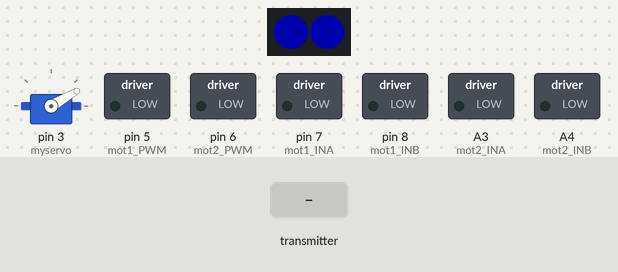
A sketch run on a simulated Arduino Uno, built with avr-gcc and run on an emulated ATmega328P. On the bench: 2 RGB LEDs in strip order, left to right, servo, switched loads named in the sketch (green lamp = pin HIGH). The test bench sets the inputs (shaded band). Dim RGB values are drawn brighter than linear; no radio packets arrive unless stated; what the sketch prints to the serial monitor is not drawn.

Above: at 1.5 s.
At 2.8 s:
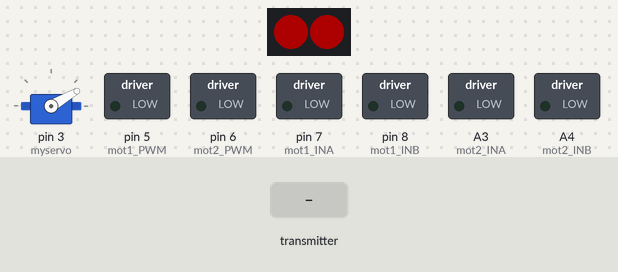
2.9 s: the transmitter starts sending data.0 = 0
At 6.32 s:
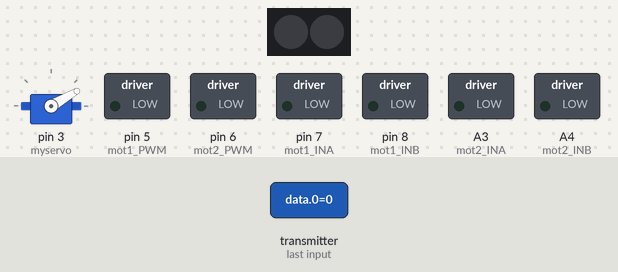
Timing chart, 0 to 9.4 s (numbered marks = the images above; inputs shaded):
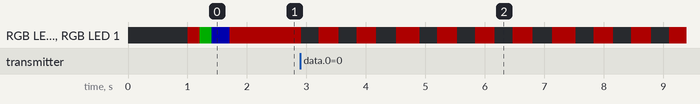

The sketch:

robot.ino
```cpp
#include <SPI.h>
#include <Wire.h>
#include "RF24.h"
#include <Servo.h>
#include <Adafruit_NeoPixel.h>

#define NEO_PIN 2         // On Trinket or Gemma, suggest changing this to 1
#define NEO_NUMPIXELS 2   // Popular NeoPixel ring size
#define NEO_BRIGHTNESS 50 // Adjust brightness to save power
#define RETRY_LIMIT 15
#define DATA_SIZE 12
#define MOTOR_STOP 0

Adafruit_NeoPixel pixels(NEO_NUMPIXELS, NEO_PIN, NEO_GRB + NEO_KHZ800);
uint32_t colors[] = {pixels.Color(255, 0, 0), pixels.Color(0, 255, 0), pixels.Color(0, 0, 255)};

RF24 ReceiveRadio(9, 10);
Servo myservo;

int retries = 0;
int data[DATA_SIZE];

const int mot1_INA = 7;
const int mot1_INB = 8;
const int mot1_PWM = 5;
const int mot2_INA = A3;
const int mot2_INB = A4;
const int mot2_PWM = 6;

const int leftstick_buffer = 100;
const int leftstick_center = 1500;
const int rightstick_buffer = 100;
const int rightstick_center = 1500;

int armed = 0;

void setup()
{
    pixels.begin();
    pixels.setBrightness(NEO_BRIGHTNESS);
    Serial.begin(115200);

    setupRadio();
    setupMotors();
    setupServo();
    animatePixels();
}

void setupRadio()
{
    ReceiveRadio.begin();
    ReceiveRadio.setAddressWidth(5);
    ReceiveRadio.openReadingPipe(1, 0xF0F0F0F066LL);
    ReceiveRadio.setChannel(115);
    ReceiveRadio.setPALevel(RF24_PA_MAX);
    ReceiveRadio.setDataRate(RF24_250KBPS);
    ReceiveRadio.startListening();
}

void setupMotors()
{
    pinMode(mot1_INA, OUTPUT);
    pinMode(mot1_INB, OUTPUT);
    pinMode(mot1_PWM, OUTPUT);
    pinMode(mot2_INA, OUTPUT);
    pinMode(mot2_INB, OUTPUT);
    pinMode(mot2_PWM, OUTPUT);
}

void setupServo()
{
    myservo.attach(3);
    myservo.write(30);
    delay(1000);
}

void animatePixels()
{
    for (int i = 0; i < 3; i++)
    {
        pixels.setPixelColor(0, colors[i]);
        pixels.setPixelColor(1, colors[i]);
        pixels.show();
        delay(200);
    }
    pixels.clear();
    pixels.show();
}

void loop()
{
    if (ReceiveRadio.available())
    {
        retries = 0;
        ReceiveRadio.read(data, sizeof(data));
        processReceivedData();
    }
    else
    {
        handleRetries();
    }
}

void processReceivedData()
{
    printData();

    armed = (data[4] > 1500) ? 1 : 0;
    if (armed)
    {
        handleArmedState();
    }
    else
    {
        disarm();
    }
}

void printData()
{
    for (int i = 0; i < DATA_SIZE; i++)
    {
        Serial.print(data[i]);
        Serial.print(i < DATA_SIZE - 1 ? "  " : "\n");
    }
}

void handleArmedState()
{
    pixels.setPixelColor(0, pixels.Color(0, 255, 0));
    pixels.setPixelColor(1, pixels.Color(0, 255, 0));
    pixels.show();

    if (data[7] > 1500)
    {
        pixels.setPixelColor(0, pixels.Color(255, 255, 0));
        pixels.setPixelColor(1, pixels.Color(255, 255, 0));
        pixels.show();
        myservo.write(map(data[11], 1500, 2000, 30, 160));
    }
    else
    {
        myservo.write(30);
    }

    handleMotors();
}

void handleMotors()
{
    handleLeftStick();
    handleRightStick();
}

void handleLeftStick()
{
    if (data[2] > leftstick_center + leftstick_buffer)
    {
        moveMotor(mot1_INA, mot1_INB, mot1_PWM, map(data[2], leftstick_center + leftstick_buffer, 2000, 0, 255), "forward");
    }
    else if (data[2] < leftstick_center - leftstick_buffer)
    {
        moveMotor(mot1_INA, mot1_INB, mot1_PWM, map(data[2], leftstick_center - leftstick_buffer, 1000, 0, 255), "backward");
    }
    else
    {
        stopMotor(mot1_INA, mot1_INB, mot1_PWM);
    }
}

void handleRightStick()
{
    if (data[1] > rightstick_center + rightstick_buffer)
    {
        moveMotor(mot2_INA, mot2_INB, mot2_PWM, map(data[1], rightstick_center + rightstick_buffer, 2000, 0, 255), "backward");
    }
    else if (data[1] < rightstick_center - rightstick_buffer)
    {
        moveMotor(mot2_INA, mot2_INB, mot2_PWM, map(data[1], rightstick_center - rightstick_buffer, 1000, 0, 255), "forward");
    }
    else
    {
        stopMotor(mot2_INA, mot2_INB, mot2_PWM);
    }
}

void moveMotor(int INA, int INB, int PWM, int pwmValue, const char *direction)
{
    if (strcmp(direction, "forward") == 0)
    {
        digitalWrite(INA, HIGH);
        digitalWrite(INB, LOW);
    }
    else if (strcmp(direction, "backward") == 0)
    {
        digitalWrite(INA, LOW);
        digitalWrite(INB, HIGH);
    }
    else
    {
        // Stop the motor if the direction is not recognized
        digitalWrite(INA, LOW);
        digitalWrite(INB, LOW);
    }

    analogWrite(PWM, pwmValue);
}

void stopMotor(int INA, int INB, int PWM)
{
    digitalWrite(INA, LOW);
    digitalWrite(INB, LOW);
    analogWrite(PWM, MOTOR_STOP);
}

void disarm()
{
    armed = 0;
    stopMotor(mot1_INA, mot1_INB, mot1_PWM);
    stopMotor(mot2_INA, mot2_INB, mot2_PWM);
    myservo.write(30);
    pixels.clear();
    pixels.show();
}

void handleRetries()
{
    retries++;
    Serial.print("Failed to receive data. Attempt: ");
    Serial.println(retries);

    if (retries > 5)
    {
        disarm();
        pixels.setPixelColor(0, pixels.Color(255, 0, 0));
        pixels.setPixelColor(1, pixels.Color(255, 0, 0));
        pixels.show();
    }

    if (retries > RETRY_LIMIT)
    {
        ReceiveRadio.stopListening();
        ReceiveRadio.startListening();
    }
}
```

Measured:
- after the input at 2.9 s, RGB LED 0, RGB LED 1: alternates RGB(50, 0, 0) for 0.33 s and off for 0.30 s, starting at once
